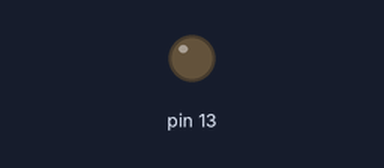
This sketch was run on a simulated Arduino Uno, built with avr-gcc and run on an emulated ATmega328P. Shown: output pins drawn as LEDs (lit = HIGH).

Above: at 1.1 s.
At 3.78 s:
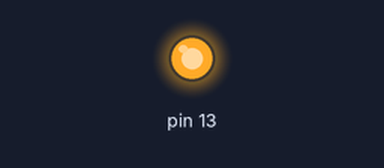
Timing chart, 0 to 4.1 s (numbered marks = the images above):
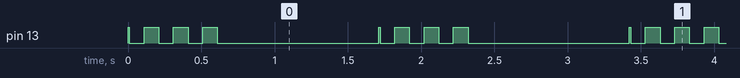

The sketch:

zadanie1.ino
```cpp
/*
  Autorzy:
    Rafał Raczyński 283528
    Michał Smutkiewicz 283538
    Joanna Zalewska 283557

  Program zmusza diodę na płytce Arduino do migania wg określonej sekwencji, podanej
  na karcie z poleceniem.

  Funkcje "turn_(on/off)_and_delay odpowiednio włączają i wyłączają diodę, a następnie
  opóźniają wykonywanie programu o podaną liczbę ms.
*/


void setup() {
  // put your setup code here, to run once:
  pinMode(13, OUTPUT);
}

void loop() {
  // put your main code here, to run repeatedly:
  turn_on_and_delay(10);
  turn_off_and_delay(100);

  turn_on_and_delay(100);
  turn_off_and_delay(100);

  turn_on_and_delay(100);
  turn_off_and_delay(100);

  turn_on_and_delay(100);
  turn_off_and_delay(100);
  turn_off_and_delay(1000);
}

void turn_on_and_delay(int time) {
  digitalWrite(13, HIGH);
  delay(time);
}

void turn_off_and_delay(int time) {
  digitalWrite(13, LOW);
  delay(time);
}
```

Measured:
- by itself, pin 13: repeats every 1.7 s: 3 × (LOW 0.10 s, HIGH 0.10 s), LOW 1.1 s, HIGH 0.01 s
- by itself, everything shown: repeats every 1.7 s, in 8 steps
